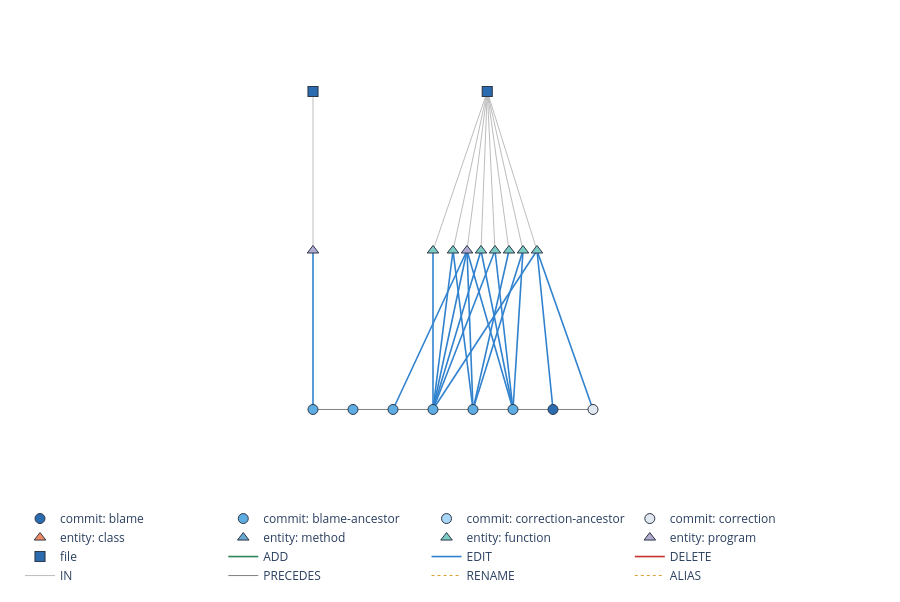

The cell this chart's notebook holds for it:
### Markdown cell above
## Snapshot

### Code cell
archive = CloudStorage(bucket="bug-request-bucket").asset(
    key="ingest-validation-context",
    version="3.1.3",
    location="main",
    partition=partition,
)

work = Path(f"/tmp/tmp{zlib.crc32(str(archive).encode()):x}")

if not work.exists():
    work.mkdir(parents=True)

    with tarfile.open(archive, "r:gz") as tar:
        with tqdm(
            total=archive.stat().st_size,
            unit="B",
            unit_scale=True,
            desc="Extracting",
        ) as bar:
            for member in tar:
                tar.extract(member, path=work, filter="data")
                bar.update(member.size)

repository_snapshot = VersionControlSnapshot.load(work / name / "snapshot")

for context in sorted((work / name / "context").glob("*.json")):
    with open(context, "r", encoding="utf-8") as file:
        store_snapshot = KnowledgeGraphStore.load(json.load(file))

store_snapshot.dump()
KnowledgeGraphRenderer().render(store_snapshot).show(
    config={
        "toImageButtonOptions": {
            "format": "svg",
            "filename": "plot",
            "width": 900,
            "scale": 1,
        }
    }
)

### Figure 1 — Plotly figure (JSON) as saved in the notebook; plotly's stock layout.template omitted (floating-point values rounded to 4 significant figures)
{"data": [{"hoverinfo": "none", "line": {"color": "#3182ce", "width": 1.6}, "mode": "lines", "name": "EDIT", "showlegend": false, "type": "scatter", "x": [0, 0, null], "y": [0, 1, null]}, {"hoverinfo": "none", "line": {"color": "#3182ce", "width": 1.6}, "mode": "lines", "name": "EDIT", "showlegend": false, "type": "scatter", "x": [2, 3.85, null, 3, 3.5, null, 3, 4.2, null, 3, 4.55, null, 3, 5.6, null, 3, 3, null, 3, 3.85, null, 4, 3.5, null, 4, 4.9, null, 4, 5.25, null, 4, 3.85, null, 5, 5.25, null, 5, 4.2, null, 5, 4.55, null, 5, 3.85, null, 6, 5.6, null, 7, 5.6, null], "y": [0, 1, null, 0, 1, null, 0, 1, null, 0, 1, null, 0, 1, null, 0, 1, null, 0, 1, null, 0, 1, null, 0, 1, null, 0, 1, null, 0, 1, null, 0, 1, null, 0, 1, null, 0, 1, null, 0, 1, null, 0, 1, null, 0, 1, null]}, {"hoverinfo": "none", "line": {"color": "#bdbdbd", "width": 1}, "mode": "lines", "name": "IN", "showlegend": false, "type": "scatter", "x": [5.6, 4.356, null, 3.5, 4.356, null, 4.2, 4.356, null, 4.55, 4.356, null, 3, 4.356, null, 3.85, 4.356, null, 5.25, 4.356, null, 4.9, 4.356, null], "y": [1, 2, null, 1, 2, null, 1, 2, null, 1, 2, null, 1, 2, null, 1, 2, null, 1, 2, null, 1, 2, null]}, {"hoverinfo": "none", "line": {"color": "#bdbdbd", "width": 1}, "mode": "lines", "name": "IN", "showlegend": false, "type": "scatter", "x": [0, 0, null], "y": [1, 2, null]}, {"hoverinfo": "none", "line": {"color": "grey", "width": 1}, "mode": "lines", "name": "PRECEDES", "showlegend": false, "type": "scatter", "x": [0, 1, null, 1, 2, null, 2, 3, null, 3, 4, null, 4, 5, null, 5, 6, null, 6, 7, null], "y": [0, 0, null, 0, 0, null, 0, 0, null, 0, 0, null, 0, 0, null, 0, 0, null, 0, 0, null]}, {"hoverinfo": "text", "hovertext": ["<b>blame</b><br>sha: 4c837a7f9cd72dc1c170754bf5231ad2628d4817<br>message: rostest can load tests from a dotted name (#722)"], "marker": {"color": "#2b6cb0", "line": {"color": "#2d3748", "width": 1}, "size": 10, "symbol": "circle"}, "mode": "markers", "name": "blame", "showlegend": false, "type": "scatter", "x": [6], "y": [0]}, {"hoverinfo": "text", "hovertext": ["<b>blame-ancestor</b><br>sha: a46fc29c2a0b133f0cf0d95172cde3059fe7075f<br>message: to ros_comm", "<b>blame-ancestor</b><br>sha: a641652372bad63a24101d58310e9257d6ef422e<br>message: moving rostest to tools", "<b>blame-ancestor</b><br>sha: df8e38811660ebbc2703278155e4cfabc66792f5<br>message: ported many unit tests to use rosunit framework<br>instead of rostest. REP 100", "<b>blame-ancestor</b><br>sha: 53aeb761fdd9374541d2f7ea35ff7d3c3f4746ac<br>message: removing deprecated bare functions and doing<br>py3k conversions", "<b>blame-ancestor</b><br>sha: c612bbee28c839e8c77424d5edca19c171a0eb0f<br>message: bug fixes and py3k updates", "<b>blame-ancestor</b><br>sha: 690d68d33bc747e8e00be16610f78b9eac62c5fd<br>message: getting rid of ROSLibException use"], "marker": {"color": "#5dade2", "line": {"color": "#2d3748", "width": 1}, "size": 10, "symbol": "circle"}, "mode": "markers", "name": "blame-ancestor", "showlegend": false, "type": "scatter", "x": [0, 1, 2, 3, 4, 5], "y": [0, 0, 0, 0, 0, 0]}, {"hoverinfo": "text", "hovertext": ["<b>correction</b><br>sha: 05e7bd40669139fb0b7a761cc202f314745e30b9<br>message: fix syntax error introduced in<br>4c837a7f9cd72dc1c170754bf5231ad2628d4817"], "marker": {"color": "#e2e8f0", "line": {"color": "#2d3748", "width": 1}, "size": 10, "symbol": "circle"}, "mode": "markers", "name": "correction", "showlegend": false, "type": "scatter", "x": [7], "y": [0]}, {"hoverinfo": "text", "hovertext": ["test/rostest/src/rostest/__init__.py"], "marker": {"color": "#2b6cb0", "line": {"color": "#2d3748", "width": 1.1}, "size": 10, "symbol": "square"}, "mode": "markers", "name": "…st/rostest/src/rostest/__init__.py", "showlegend": false, "type": "scatter", "x": [0], "y": [2]}, {"hoverinfo": "text", "hovertext": ["<b>program</b><br>name: __init__<br>path: test/rostest/src/rostest/__init__.py<br>urn: entity:program<br>"], "marker": {"color": ["#b2abd2"], "line": {"color": "#2d3748", "width": 1}, "size": 10, "symbol": "triangle-up"}, "mode": "markers", "name": "test/rostest/src/rostest/__init__.py entities", "showlegend": false, "type": "scatter", "x": [0], "y": [1]}, {"hoverinfo": "text", "hovertext": ["tools/rostest/src/rostest/__init__.py"], "marker": {"color": "#2b6cb0", "line": {"color": "#2d3748", "width": 1.1}, "size": 10, "symbol": "square"}, "mode": "markers", "name": "…ls/rostest/src/rostest/__init__.py", "showlegend": false, "type": "scatter", "x": [4.356], "y": [2]}, {"hoverinfo": "text", "hovertext": ["<b>function</b><br>name: rosrun<br>path: tools/rostest/src/rostest/__init__.py<br>urn: entity:function=rosrun<br>", "<b>function</b><br>name: _start_coverage<br>path: tools/rostest/src/rostest/__init__.py<br>urn: entity:function=_start_coverage<br>", "<b>function</b><br>name: is_publisher<br>path: tools/rostest/src/rostest/__init__.py<br>urn: entity:function=is_publisher<br>", "<b>function</b><br>name: is_subscriber<br>path: tools/rostest/src/rostest/__init__.py<br>urn: entity:function=is_subscriber<br>", "<b>function</b><br>name: unitrun<br>path: tools/rostest/src/rostest/__init__.py<br>urn: entity:function=unitrun<br>", "<b>program</b><br>name: __init__<br>path: tools/rostest/src/rostest/__init__.py<br>urn: entity:program<br>", "<b>function</b><br>name: get_master<br>path: tools/rostest/src/rostest/__init__.py<br>urn: entity:function=get_master<br>", "<b>function</b><br>name: _stop_coverage<br>path: tools/rostest/src/rostest/__init__.py<br>urn: entity:function=_stop_coverage<br>"], "marker": {"color": ["#7bccc4", "#7bccc4", "#7bccc4", "#7bccc4", "#7bccc4", "#b2abd2", "#7bccc4", "#7bccc4"], "line": {"color": "#2d3748", "width": 1}, "size": 10, "symbol": "triangle-up"}, "mode": "markers", "name": "tools/rostest/src/rostest/__init__.py entities", "showlegend": false, "type": "scatter", "x": [5.6, 3.5, 4.2, 4.55, 3, 3.85, 5.25, 4.9], "y": [1, 1, 1, 1, 1, 1, 1, 1]}, {"hoverinfo": "skip", "legend": "legend2", "marker": {"color": "#2b6cb0", "line": {"color": "#2d3748", "width": 1}, "size": 10, "symbol": "circle"}, "mode": "markers", "name": "commit: blame", "type": "scatter", "x": [null], "y": [null]}, {"hoverinfo": "skip", "legend": "legend2", "marker": {"color": "#5dade2", "line": {"color": "#2d3748", "width": 1}, "size": 10, "symbol": "circle"}, "mode": "markers", "name": "commit: blame-ancestor", "type": "scatter", "x": [null], "y": [null]}, {"hoverinfo": "skip", "legend": "legend2", "marker": {"color": "#a9d6f5", "line": {"color": "#2d3748", "width": 1}, "size": 10, "symbol": "circle"}, "mode": "markers", "name": "commit: correction-ancestor", "type": "scatter", "x": [null], "y": [null]}, {"hoverinfo": "skip", "legend": "legend2", "marker": {"color": "#e2e8f0", "line": {"color": "#2d3748", "width": 1}, "size": 10, "symbol": "circle"}, "mode": "markers", "name": "commit: correction", "type": "scatter", "x": [null], "y": [null]}, {"hoverinfo": "skip", "legend": "legend2", "marker": {"color": "#ef8a62", "line": {"color": "#2d3748", "width": 1}, "size": 10, "symbol": "triangle-up"}, "mode": "markers", "name": "entity: class", "type": "scatter", "x": [null], "y": [null]}, {"hoverinfo": "skip", "legend": "legend2", "marker": {"color": "#67a9cf", "line": {"color": "#2d3748", "width": 1}, "size": 10, "symbol": "triangle-up"}, "mode": "markers", "name": "entity: method", "type": "scatter", "x": [null], "y": [null]}, {"hoverinfo": "skip", "legend": "legend2", "marker": {"color": "#7bccc4", "line": {"color": "#2d3748", "width": 1}, "size": 10, "symbol": "triangle-up"}, "mode": "markers", "name": "entity: function", "type": "scatter", "x": [null], "y": [null]}, {"hoverinfo": "skip", "legend": "legend2", "marker": {"color": "#b2abd2", "line": {"color": "#2d3748", "width": 1}, "size": 10, "symbol": "triangle-up"}, "mode": "markers", "name": "entity: program", "type": "scatter", "x": [null], "y": [null]}, {"hoverinfo": "skip", "legend": "legend2", "marker": {"color": "#2b6cb0", "line": {"color": "#2d3748", "width": 1.1}, "size": 10, "symbol": "square"}, "mode": "markers", "name": "file", "type": "scatter", "x": [null], "y": [null]}, {"hoverinfo": "skip", "legend": "legend2", "line": {"color": "#2f855a", "width": 1.6}, "mode": "lines", "name": "ADD", "type": "scatter", "x": [null, null], "y": [null, null]}, {"hoverinfo": "skip", "legend": "legend2", "line": {"color": "#3182ce", "width": 1.6}, "mode": "lines", "name": "EDIT", "type": "scatter", "x": [null, null], "y": [null, null]}, {"hoverinfo": "skip", "legend": "legend2", "line": {"color": "#c53030", "width": 1.6}, "mode": "lines", "name": "DELETE", "type": "scatter", "x": [null, null], "y": [null, null]}, {"hoverinfo": "skip", "legend": "legend2", "line": {"color": "#bdbdbd", "width": 1}, "mode": "lines", "name": "IN", "type": "scatter", "x": [null, null], "y": [null, null]}, {"hoverinfo": "skip", "legend": "legend2", "line": {"color": "grey", "width": 1}, "mode": "lines", "name": "PRECEDES", "type": "scatter", "x": [null, null], "y": [null, null]}, {"hoverinfo": "skip", "legend": "legend2", "line": {"color": "#d69e2e", "dash": "dot", "width": 1}, "mode": "lines", "name": "RENAME", "type": "scatter", "x": [null, null], "y": [null, null]}, {"hoverinfo": "skip", "legend": "legend2", "line": {"color": "#d69e2e", "dash": "dot", "shape": "spline", "width": 1}, "mode": "lines", "name": "ALIAS", "type": "scatter", "x": [null, null], "y": [null, null]}], "layout": {"dragmode": "pan", "height": 602, "legend2": {"itemclick": false, "itemdoubleclick": false, "orientation": "h", "x": 0, "xanchor": "left", "y": -0.05, "yanchor": "top"}, "margin": {"b": 40, "l": 20, "r": 14, "t": 20}, "paper_bgcolor": "white", "plot_bgcolor": "white", "showlegend": true, "width": 900, "xaxis": {"range": [-7.325, 14.32], "showgrid": false, "visible": false, "zeroline": false}, "yaxis": {"range": [-0.45, 2.45], "showgrid": false, "visible": false, "zeroline": false}}}
